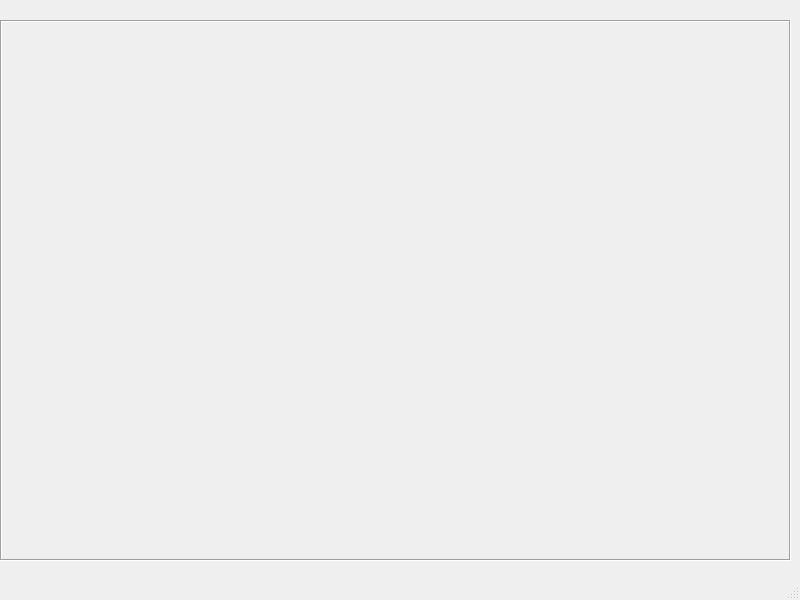
<?xml version="1.0" encoding="UTF-8"?>
<ui version="4.0">
 <class>MainWindow</class>
 <widget class="QMainWindow" name="MainWindow">
  <property name="geometry">
   <rect>
    <x>0</x>
    <y>0</y>
    <width>800</width>
    <height>600</height>
   </rect>
  </property>
  <property name="windowTitle">
   <string>MainWindow</string>
  </property>
  <widget class="QWidget" name="centralwidget">
   <widget class="QStackedWidget" name="stackedWidget">
    <property name="geometry">
     <rect>
      <x>0</x>
      <y>20</y>
      <width>791</width>
      <height>541</height>
     </rect>
    </property>
    <property name="frameShape">
     <enum>QFrame::Box</enum>
    </property>
    <property name="frameShadow">
     <enum>QFrame::Sunken</enum>
    </property>
    <property name="currentIndex">
     <number>0</number>
    </property>
   </widget>
  </widget>
  <widget class="QMenuBar" name="menubar">
   <property name="geometry">
    <rect>
     <x>0</x>
     <y>0</y>
     <width>800</width>
     <height>21</height>
    </rect>
   </property>
  </widget>
  <widget class="QStatusBar" name="statusbar"/>
 </widget>
 <resources/>
 <connections/>
</ui>
